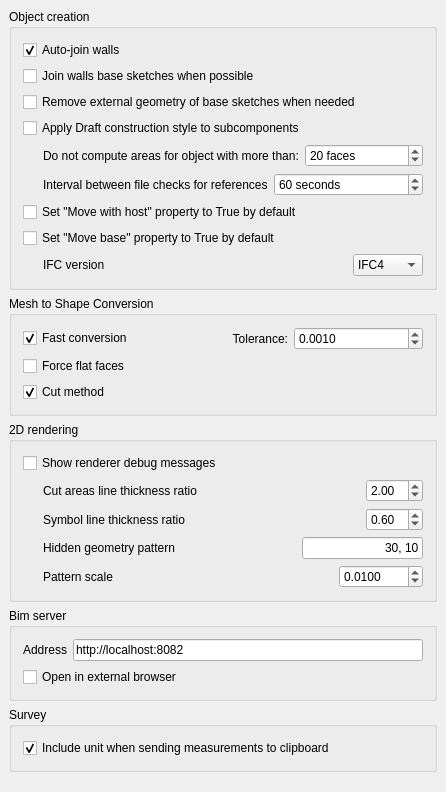
<?xml version="1.0" encoding="UTF-8"?>
<ui version="4.0">
 <class>Gui::Dialog::DlgSettingsArch</class>
 <widget class="QWidget" name="Gui::Dialog::DlgSettingsArch">
  <property name="geometry">
   <rect>
    <x>0</x>
    <y>0</y>
    <width>446</width>
    <height>792</height>
   </rect>
  </property>
  <property name="windowTitle">
   <string>General settings</string>
  </property>
  <layout class="QVBoxLayout">
   <property name="spacing">
    <number>6</number>
   </property>
   <property name="margin">
    <number>9</number>
   </property>
   <item>
    <widget class="QGroupBox" name="groupBox_4">
     <property name="title">
      <string>Object creation</string>
     </property>
     <layout class="QVBoxLayout" name="verticalLayout_4">
      <item>
       <widget class="Gui::PrefCheckBox" name="gui::prefcheckbox_5">
        <property name="text">
         <string>Auto-join walls</string>
        </property>
        <property name="checked">
         <bool>true</bool>
        </property>
        <property name="prefEntry" stdset="0">
         <cstring>autoJoinWalls</cstring>
        </property>
        <property name="prefPath" stdset="0">
         <cstring>Mod/Arch</cstring>
        </property>
       </widget>
      </item>
      <item>
       <widget class="Gui::PrefCheckBox" name="gui::prefcheckbox_8">
        <property name="toolTip">
         <string>If this is checked, when 2 similar walls are being connected, their underlying sketches will be joined into one, and the two walls will become one</string>
        </property>
        <property name="text">
         <string>Join walls base sketches when possible</string>
        </property>
        <property name="prefEntry" stdset="0">
         <cstring>joinWallSketches</cstring>
        </property>
        <property name="prefPath" stdset="0">
         <cstring>Mod/Arch</cstring>
        </property>
       </widget>
      </item>
      <item>
       <widget class="Gui::PrefCheckBox" name="checkBox">
        <property name="toolTip">
         <string>Two possible strategies to avoid circular dependencies: Create one more object (unchecked) or remove external geometry of base sketch (checked)</string>
        </property>
        <property name="text">
         <string>Remove external geometry of base sketches when needed</string>
        </property>
        <property name="prefEntry" stdset="0">
         <cstring>archRemoveExternal</cstring>
        </property>
        <property name="prefPath" stdset="0">
         <cstring>Mod/Arch</cstring>
        </property>
       </widget>
      </item>
      <item>
       <widget class="Gui::PrefCheckBox" name="checkBox_7">
        <property name="toolTip">
         <string>If this is checked, when an object becomes Subtraction or Addition of an Arch object, it will receive the Draft Construction color.</string>
        </property>
        <property name="text">
         <string>Apply Draft construction style to subcomponents</string>
        </property>
        <property name="prefEntry" stdset="0">
         <cstring>applyconstructionStyle</cstring>
        </property>
        <property name="prefPath" stdset="0">
         <cstring>Mod/Arch</cstring>
        </property>
       </widget>
      </item>
      <item>
       <layout class="QHBoxLayout" name="horizontalLayout_14">
        <item>
         <spacer name="horizontalSpacer_9">
          <property name="orientation">
           <enum>Qt::Horizontal</enum>
          </property>
          <property name="sizeType">
           <enum>QSizePolicy::Fixed</enum>
          </property>
          <property name="sizeHint" stdset="0">
           <size>
            <width>20</width>
            <height>20</height>
           </size>
          </property>
         </spacer>
        </item>
        <item>
         <widget class="QLabel" name="label_4">
          <property name="text">
           <string>Do not compute areas for object with more than:</string>
          </property>
         </widget>
        </item>
        <item>
         <widget class="Gui::PrefSpinBox" name="spinBox">
          <property name="suffix">
           <string> faces</string>
          </property>
          <property name="value">
           <number>20</number>
          </property>
          <property name="prefEntry" stdset="0">
           <cstring>MaxComputeAreas</cstring>
          </property>
          <property name="prefPath" stdset="0">
           <cstring>Mod/Arch</cstring>
          </property>
         </widget>
        </item>
       </layout>
      </item>
      <item>
       <layout class="QHBoxLayout" name="horizontalLayout_17">
        <item>
         <spacer name="horizontalSpacer_10">
          <property name="orientation">
           <enum>Qt::Horizontal</enum>
          </property>
          <property name="sizeType">
           <enum>QSizePolicy::Fixed</enum>
          </property>
          <property name="sizeHint" stdset="0">
           <size>
            <width>20</width>
            <height>20</height>
           </size>
          </property>
         </spacer>
        </item>
        <item>
         <widget class="QLabel" name="label_8">
          <property name="text">
           <string>Interval between file checks for references</string>
          </property>
         </widget>
        </item>
        <item>
         <widget class="Gui::PrefSpinBox" name="spinBox_2">
          <property name="suffix">
           <string> seconds</string>
          </property>
          <property name="minimum">
           <number>1</number>
          </property>
          <property name="maximum">
           <number>9999</number>
          </property>
          <property name="value">
           <number>60</number>
          </property>
          <property name="prefEntry" stdset="0">
           <cstring>ReferenceCheckInterval</cstring>
          </property>
          <property name="prefPath" stdset="0">
           <cstring>Mod/Arch</cstring>
          </property>
         </widget>
        </item>
       </layout>
      </item>
      <item>
       <widget class="Gui::PrefCheckBox" name="checkBox_4">
        <property name="toolTip">
         <string>By default, new objects will have their &quot;Move with host&quot; property set to False, which means they won't move when their host object is moved.</string>
        </property>
        <property name="text">
         <string>Set &quot;Move with host&quot; property to True by default</string>
        </property>
        <property name="checked">
         <bool>false</bool>
        </property>
        <property name="prefEntry" stdset="0">
         <cstring>MoveWithHost</cstring>
        </property>
        <property name="prefPath" stdset="0">
         <cstring>Mod/Arch</cstring>
        </property>
       </widget>
      </item>
      <item>
       <widget class="Gui::PrefCheckBox" name="checkBox_5">
        <property name="text">
         <string>Set &quot;Move base&quot; property to True by default</string>
        </property>
        <property name="checked">
         <bool>false</bool>
        </property>
        <property name="prefEntry" stdset="0">
         <cstring>MoveBase</cstring>
        </property>
        <property name="prefPath" stdset="0">
         <cstring>Mod/Arch</cstring>
        </property>
       </widget>
      </item>
      <item>
       <layout class="QHBoxLayout" name="horizontalLayout_3">
        <item>
         <spacer name="horizontalSpacer_11">
          <property name="orientation">
           <enum>Qt::Horizontal</enum>
          </property>
          <property name="sizeType">
           <enum>QSizePolicy::Fixed</enum>
          </property>
          <property name="sizeHint" stdset="0">
           <size>
            <width>20</width>
            <height>20</height>
           </size>
          </property>
         </spacer>
        </item>
        <item>
         <widget class="QLabel" name="label_9">
          <property name="text">
           <string>IFC version</string>
          </property>
         </widget>
        </item>
        <item>
         <spacer name="horizontalSpacer_12">
          <property name="orientation">
           <enum>Qt::Horizontal</enum>
          </property>
          <property name="sizeHint" stdset="0">
           <size>
            <width>40</width>
            <height>20</height>
           </size>
          </property>
         </spacer>
        </item>
        <item>
         <widget class="Gui::PrefComboBox" name="comboBox">
          <property name="toolTip">
           <string>The IFC version will change which attributes and products are supported</string>
          </property>
          <property name="prefEntry" stdset="0">
           <cstring>IfcVersion</cstring>
          </property>
          <property name="prefPath" stdset="0">
           <cstring>Mod/Arch</cstring>
          </property>
          <item>
           <property name="text">
            <string>IFC4</string>
           </property>
          </item>
          <item>
           <property name="text">
            <string>IFC2X3</string>
           </property>
          </item>
         </widget>
        </item>
       </layout>
      </item>
     </layout>
    </widget>
   </item>
   <item>
    <widget class="QGroupBox" name="groupBox_2">
     <property name="title">
      <string>Mesh to Shape Conversion</string>
     </property>
     <layout class="QVBoxLayout" name="verticalLayout">
      <item>
       <layout class="QHBoxLayout" name="horizontalLayout_5">
        <item>
         <widget class="Gui::PrefCheckBox" name="gui::prefcheckbox">
          <property name="toolTip">
           <string>If this is checked, conversion is faster but the result might still contain triangulated faces</string>
          </property>
          <property name="text">
           <string>Fast conversion</string>
          </property>
          <property name="checked">
           <bool>true</bool>
          </property>
          <property name="prefEntry" stdset="0">
           <cstring>ConversionFast</cstring>
          </property>
          <property name="prefPath" stdset="0">
           <cstring>Mod/Arch</cstring>
          </property>
         </widget>
        </item>
        <item>
         <widget class="QLabel" name="label_7">
          <property name="text">
           <string>Tolerance:</string>
          </property>
          <property name="alignment">
           <set>Qt::AlignRight|Qt::AlignTrailing|Qt::AlignVCenter</set>
          </property>
         </widget>
        </item>
        <item>
         <widget class="Gui::PrefDoubleSpinBox" name="gui::prefdoublespinbox_12">
          <property name="toolTip">
           <string>Tolerance value to use when checking if 2 adjacent faces as planar</string>
          </property>
          <property name="decimals">
           <number>4</number>
          </property>
          <property name="value">
           <double>0.001000000000000</double>
          </property>
          <property name="prefEntry" stdset="0">
           <cstring>ConversionTolerance</cstring>
          </property>
          <property name="prefPath" stdset="0">
           <cstring>Mod/Arch</cstring>
          </property>
         </widget>
        </item>
       </layout>
      </item>
      <item>
       <layout class="QHBoxLayout" name="horizontalLayout">
        <item>
         <widget class="Gui::PrefCheckBox" name="gui::prefcheckbox_2">
          <property name="toolTip">
           <string>If this is checked, flat groups of faces will be force-flattened, resulting in possible gaps and non-solid results</string>
          </property>
          <property name="text">
           <string>Force flat faces</string>
          </property>
          <property name="prefEntry" stdset="0">
           <cstring>ConversionFlat</cstring>
          </property>
          <property name="prefPath" stdset="0">
           <cstring>Mod/Arch</cstring>
          </property>
         </widget>
        </item>
       </layout>
      </item>
      <item>
       <layout class="QHBoxLayout" name="horizontalLayout_2">
        <item>
         <widget class="Gui::PrefCheckBox" name="gui::prefcheckbox_3">
          <property name="toolTip">
           <string>If this is checked, holes in faces will be performed by subtraction rather than using wires orientation</string>
          </property>
          <property name="text">
           <string>Cut method</string>
          </property>
          <property name="checked">
           <bool>true</bool>
          </property>
          <property name="prefEntry" stdset="0">
           <cstring>ConversionCut</cstring>
          </property>
          <property name="prefPath" stdset="0">
           <cstring>Mod/Arch</cstring>
          </property>
         </widget>
        </item>
       </layout>
      </item>
     </layout>
    </widget>
   </item>
   <item>
    <widget class="QGroupBox" name="groupBox_3">
     <property name="title">
      <string>2D rendering</string>
     </property>
     <layout class="QVBoxLayout" name="verticalLayout_3">
      <item>
       <layout class="QHBoxLayout" name="horizontalLayout_7">
        <item>
         <widget class="Gui::PrefCheckBox" name="gui::prefcheckbox_4">
          <property name="toolTip">
           <string>Show debug information during 2D rendering</string>
          </property>
          <property name="text">
           <string>Show renderer debug messages</string>
          </property>
          <property name="prefEntry" stdset="0">
           <cstring>ShowVRMDebug</cstring>
          </property>
          <property name="prefPath" stdset="0">
           <cstring>Mod/Arch</cstring>
          </property>
         </widget>
        </item>
       </layout>
      </item>
      <item>
       <layout class="QHBoxLayout" name="horizontalLayout_8">
        <item>
         <spacer name="horizontalSpacer">
          <property name="orientation">
           <enum>Qt::Horizontal</enum>
          </property>
          <property name="sizeType">
           <enum>QSizePolicy::Preferred</enum>
          </property>
          <property name="sizeHint" stdset="0">
           <size>
            <width>20</width>
            <height>20</height>
           </size>
          </property>
         </spacer>
        </item>
        <item>
         <widget class="QLabel" name="label_3">
          <property name="text">
           <string>Cut areas line thickness ratio</string>
          </property>
         </widget>
        </item>
        <item>
         <spacer name="horizontalSpacer_3">
          <property name="orientation">
           <enum>Qt::Horizontal</enum>
          </property>
          <property name="sizeHint" stdset="0">
           <size>
            <width>40</width>
            <height>20</height>
           </size>
          </property>
         </spacer>
        </item>
        <item>
         <widget class="Gui::PrefDoubleSpinBox" name="gui::prefdoublespinbox">
          <property name="toolTip">
           <string>Specifies how many times the viewed line thickness must be applied to cut lines</string>
          </property>
          <property name="value">
           <double>2.000000000000000</double>
          </property>
          <property name="prefEntry" stdset="0">
           <cstring>CutLineThickness</cstring>
          </property>
          <property name="prefPath" stdset="0">
           <cstring>Mod/Arch</cstring>
          </property>
         </widget>
        </item>
       </layout>
      </item>
      <item>
       <layout class="QHBoxLayout" name="horizontalLayout_16">
        <item>
         <spacer name="horizontalSpacer_8">
          <property name="orientation">
           <enum>Qt::Horizontal</enum>
          </property>
          <property name="sizeType">
           <enum>QSizePolicy::Preferred</enum>
          </property>
          <property name="sizeHint" stdset="0">
           <size>
            <width>20</width>
            <height>20</height>
           </size>
          </property>
         </spacer>
        </item>
        <item>
         <widget class="QLabel" name="label_6">
          <property name="text">
           <string>Symbol line thickness ratio</string>
          </property>
         </widget>
        </item>
        <item>
         <spacer name="horizontalSpacer_7">
          <property name="orientation">
           <enum>Qt::Horizontal</enum>
          </property>
          <property name="sizeHint" stdset="0">
           <size>
            <width>40</width>
            <height>20</height>
           </size>
          </property>
         </spacer>
        </item>
        <item>
         <widget class="Gui::PrefDoubleSpinBox" name="doubleSpinBox_2">
          <property name="value">
           <double>0.600000000000000</double>
          </property>
          <property name="prefEntry" stdset="0">
           <cstring>SymbolLineThickness</cstring>
          </property>
          <property name="prefPath" stdset="0">
           <cstring>Mod/Arch</cstring>
          </property>
         </widget>
        </item>
       </layout>
      </item>
      <item>
       <layout class="QHBoxLayout" name="horizontalLayout_4">
        <item>
         <spacer name="horizontalSpacer_4">
          <property name="orientation">
           <enum>Qt::Horizontal</enum>
          </property>
          <property name="sizeType">
           <enum>QSizePolicy::Preferred</enum>
          </property>
          <property name="sizeHint" stdset="0">
           <size>
            <width>20</width>
            <height>20</height>
           </size>
          </property>
         </spacer>
        </item>
        <item>
         <widget class="QLabel" name="label">
          <property name="text">
           <string>Hidden geometry pattern</string>
          </property>
         </widget>
        </item>
        <item>
         <spacer name="horizontalSpacer_2">
          <property name="orientation">
           <enum>Qt::Horizontal</enum>
          </property>
          <property name="sizeHint" stdset="0">
           <size>
            <width>40</width>
            <height>20</height>
           </size>
          </property>
         </spacer>
        </item>
        <item>
         <widget class="Gui::PrefLineEdit" name="lineEdit">
          <property name="toolTip">
           <string>This is the SVG stroke-dasharray property to apply to projections of hidden objects.</string>
          </property>
          <property name="text">
           <string>30, 10</string>
          </property>
          <property name="alignment">
           <set>Qt::AlignRight|Qt::AlignTrailing|Qt::AlignVCenter</set>
          </property>
          <property name="prefEntry" stdset="0">
           <cstring>archHiddenPattern</cstring>
          </property>
          <property name="prefPath" stdset="0">
           <cstring>Mod/Arch</cstring>
          </property>
         </widget>
        </item>
       </layout>
      </item>
      <item>
       <layout class="QHBoxLayout" name="horizontalLayout_15">
        <item>
         <spacer name="horizontalSpacer_5">
          <property name="orientation">
           <enum>Qt::Horizontal</enum>
          </property>
          <property name="sizeType">
           <enum>QSizePolicy::Preferred</enum>
          </property>
          <property name="sizeHint" stdset="0">
           <size>
            <width>20</width>
            <height>20</height>
           </size>
          </property>
         </spacer>
        </item>
        <item>
         <widget class="QLabel" name="label_5">
          <property name="text">
           <string>Pattern scale</string>
          </property>
         </widget>
        </item>
        <item>
         <spacer name="horizontalSpacer_6">
          <property name="orientation">
           <enum>Qt::Horizontal</enum>
          </property>
          <property name="sizeHint" stdset="0">
           <size>
            <width>40</width>
            <height>20</height>
           </size>
          </property>
         </spacer>
        </item>
        <item>
         <widget class="Gui::PrefDoubleSpinBox" name="doubleSpinBox">
          <property name="toolTip">
           <string>Scaling factor for patterns used by object that have a Footprint display mode</string>
          </property>
          <property name="decimals">
           <number>4</number>
          </property>
          <property name="maximum">
           <double>9999.989999999999782</double>
          </property>
          <property name="value">
           <double>0.010000000000000</double>
          </property>
          <property name="prefEntry" stdset="0">
           <cstring>patternScale</cstring>
          </property>
          <property name="prefPath" stdset="0">
           <cstring>Mod/Arch</cstring>
          </property>
         </widget>
        </item>
       </layout>
      </item>
     </layout>
    </widget>
   </item>
   <item>
    <widget class="QGroupBox" name="groupBox_6">
     <property name="title">
      <string>Bim server</string>
     </property>
     <layout class="QVBoxLayout" name="verticalLayout_6">
      <item>
       <layout class="QHBoxLayout" name="horizontalLayout_6">
        <item>
         <widget class="QLabel" name="label_2">
          <property name="text">
           <string>Address</string>
          </property>
         </widget>
        </item>
        <item>
         <widget class="Gui::PrefLineEdit" name="lineEdit_2">
          <property name="toolTip">
           <string>The URL of a bim server instance (www.bimserver.org)  to connect to.</string>
          </property>
          <property name="text">
           <string>http://localhost:8082</string>
          </property>
          <property name="prefEntry" stdset="0">
           <cstring>BimServerUrl</cstring>
          </property>
          <property name="prefPath" stdset="0">
           <cstring>Mod/Arch</cstring>
          </property>
         </widget>
        </item>
       </layout>
      </item>
      <item>
       <layout class="QHBoxLayout" name="horizontalLayout_13">
        <item>
         <widget class="Gui::PrefCheckBox" name="checkBox_3">
          <property name="toolTip">
           <string>If this is checked, the &quot;Open BimServer in browser&quot; button will open the Bim Server interface in an external browser instead of the FreeCAD web workbench</string>
          </property>
          <property name="text">
           <string>Open in external browser</string>
          </property>
          <property name="prefEntry" stdset="0">
           <cstring>BimServerBrowser</cstring>
          </property>
          <property name="prefPath" stdset="0">
           <cstring>Mod/Arch</cstring>
          </property>
         </widget>
        </item>
       </layout>
      </item>
     </layout>
    </widget>
   </item>
   <item>
    <widget class="QGroupBox" name="groupBox">
     <property name="title">
      <string>Survey</string>
     </property>
     <layout class="QVBoxLayout" name="verticalLayout_2">
      <item>
       <layout class="QHBoxLayout" name="horizontalLayout_12">
        <item>
         <widget class="Gui::PrefCheckBox" name="checkBox_2">
          <property name="toolTip">
           <string>If this is checked, the text that gets placed in the clipboard will include the unit. Otherwise, it will be a simple number expressed in internal units (millimeters)</string>
          </property>
          <property name="text">
           <string>Include unit when sending measurements to clipboard</string>
          </property>
          <property name="checked">
           <bool>true</bool>
          </property>
          <property name="prefEntry" stdset="0">
           <cstring>surveyUnits</cstring>
          </property>
          <property name="prefPath" stdset="0">
           <cstring>Mod/Arch</cstring>
          </property>
         </widget>
        </item>
       </layout>
      </item>
     </layout>
    </widget>
   </item>
   <item>
    <spacer name="verticalSpacer">
     <property name="orientation">
      <enum>Qt::Vertical</enum>
     </property>
     <property name="sizeHint" stdset="0">
      <size>
       <width>20</width>
       <height>40</height>
      </size>
     </property>
    </spacer>
   </item>
  </layout>
 </widget>
 <layoutdefault spacing="6" margin="11"/>
 <pixmapfunction>qPixmapFromMimeSource</pixmapfunction>
 <customwidgets>
  <customwidget>
   <class>Gui::PrefSpinBox</class>
   <extends>QSpinBox</extends>
   <header>Gui/PrefWidgets.h</header>
  </customwidget>
  <customwidget>
   <class>Gui::PrefCheckBox</class>
   <extends>QCheckBox</extends>
   <header>Gui/PrefWidgets.h</header>
  </customwidget>
  <customwidget>
   <class>Gui::PrefComboBox</class>
   <extends>QComboBox</extends>
   <header>Gui/PrefWidgets.h</header>
  </customwidget>
  <customwidget>
   <class>Gui::PrefLineEdit</class>
   <extends>QLineEdit</extends>
   <header>Gui/PrefWidgets.h</header>
  </customwidget>
  <customwidget>
   <class>Gui::PrefDoubleSpinBox</class>
   <extends>QDoubleSpinBox</extends>
   <header>Gui/PrefWidgets.h</header>
  </customwidget>
 </customwidgets>
 <resources/>
 <connections/>
</ui>
